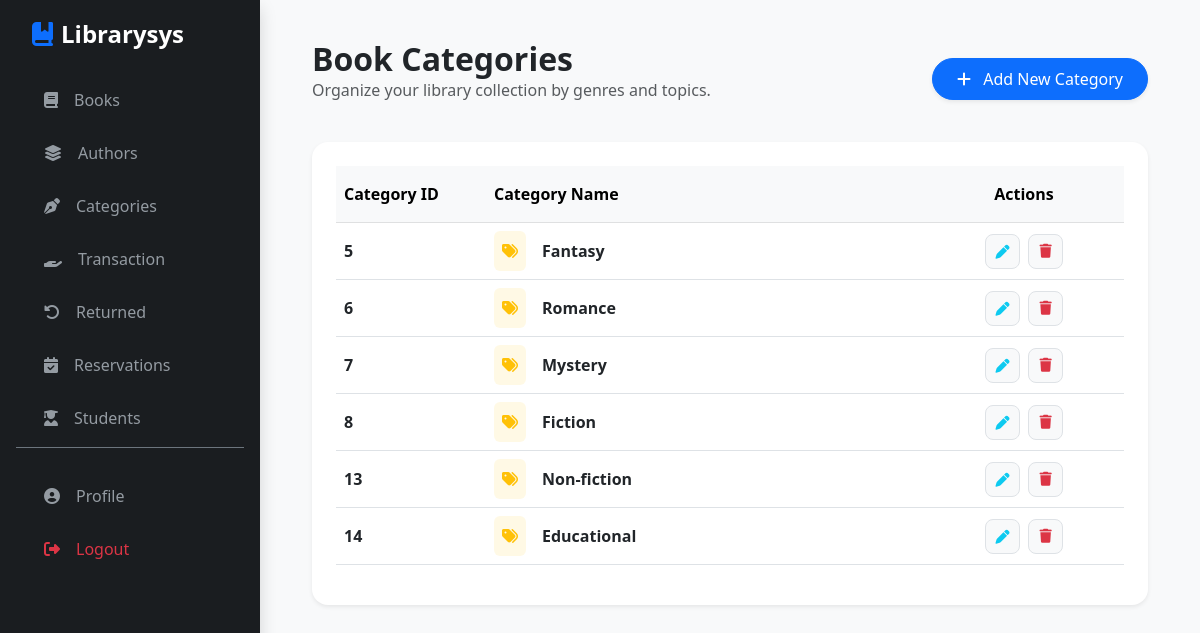
The page /index.php?page=category (signed in) on the database its author committed.
### tables this page shows
CREATE TABLE `tbl_category` (
  `category_id` int(11) NOT NULL,
  `category_name` varchar(100) NOT NULL
);

### modules/category.php (the view, shortened to what this page needs)
<?php
include "./includes/connection.php";
$sql = "SELECT * FROM tbl_category ORDER BY category_id ASC";
$result = $conn->query($sql);
?>
<main class="content-wrapper">
    <div class="container-fluid">
        <div class="d-flex justify-content-between align-items-center mb-4">
            <div>
                <h2 class="fw-bold text-dark m-0">Book Categories</h2>
                <p class="text-muted">Organize your library collection by genres and topics.</p>
            </div>
            <button class="btn btn-primary px-4 py-2 shadow-sm rounded-pill" data-bs-toggle="modal" data-bs-target="#addCategoryModal">
                <i class="fa-solid fa-plus me-2"></i> Add New Category
            </button>
        </div>
        <div class="card border-0 shadow-sm rounded-4">
            <div class="card-body p-4">
                <div class="table-responsive">
                    <table class="table table-hover align-middle">
                        <thead class="table-light">
                            <tr>
                                <th class="py-3" style="width: 150px;">Category ID</th>
                                <th class="py-3">Category Name</th>
                                <th class="py-3 text-center" style="width: 200px;">Actions</th>
                            </tr>
                        </thead>
                        <tbody>
                            <?php while($row = $result->fetch_assoc()) :?>
                            <tr>
                                <td class="fw-bold"><?php echo $row['category_id'];?></td>
                                <td>
                                    <div class="d-flex align-items-center">
                                        <div class="bg-warning bg-opacity-10 p-2 rounded me-3 text-warning">
                                            <i class="fa-solid fa-tags"></i>
                                        </div>
                                        <span class="fw-semibold"><?php echo $row['category_name']; ?></span>
                                    </div>
                                </td>
                                <td class="text-center">
                                    <button class="btn btn-sm btn-light border rounded-3 me-1"
                                            style="width: 35px; height: 35px;"
                                            data-bs-toggle="modal"
                                            data-bs-target="#editModal<?php echo $row['category_id']; ?>">
                                        <i class="fa-solid fa-pen text-info"></i>
                                    </button>
                                    <a href="index.php?page=category&delete_id=<?php echo $row['category_id']; ?>"
                                       class="btn btn-sm btn-light border rounded-3"
                                       style="width: 35px; height: 35px; display: inline-flex; align-items: center; justify-content: center; text-decoration: none;"
                                       onclick="return confirm('Are you sure you want to delete this category?')">
                                        <i class="fa-solid fa-trash text-danger"></i>
                                    </a>
                                </td>
                            </tr>
                            <?php endwhile; ?>
                        </tbody>
                    </table>
                </div>
            </div>
        </div>
    </div>
</main>

### index.php (style rules this page uses)
:root { --sidebar-bg: #1a1d20; --sidebar-hover: #2c3136; --accent-blue: #0d6efd; --bg-light: #f8f9fa; }
body { background-color: var(--bg-light); overflow-x: hidden; }

### rows shown on the page
tbl_category: category_id "5", category_name "Fantasy"
tbl_category: category_id "6", category_name "Romance"
tbl_category: category_id "7", category_name "Mystery"
tbl_category: category_id "8", category_name "Fiction"
tbl_category: category_id "13", category_name "Non-fiction"
tbl_category: category_id "14", category_name "Educational"
